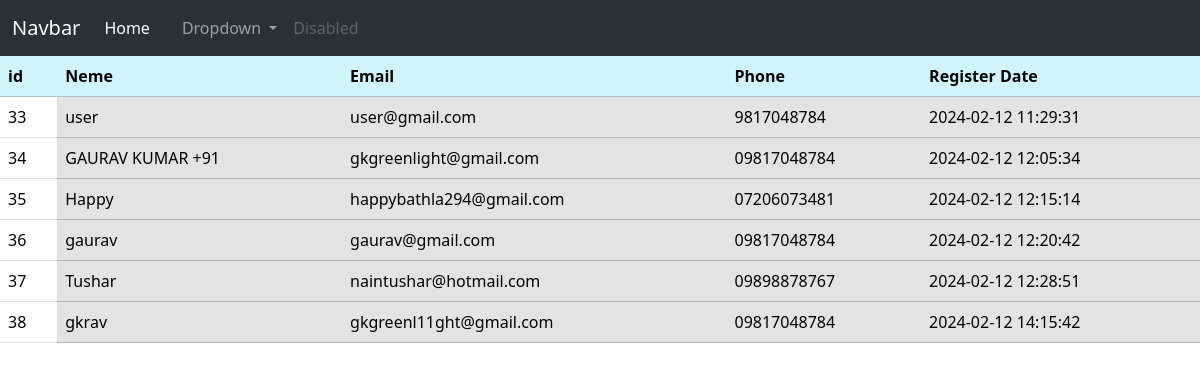
Page /task/admin/users.php (signed in) on the committed database.
### tables this page shows
CREATE TABLE `user` (
  `id` int NOT NULL,
  `name` varchar(150) NOT NULL,
  `email` varchar(255) NOT NULL,
  `phone` varchar(155) NOT NULL,
  `password` varchar(255) NOT NULL,
  `register_time` timestamp NOT NULL DEFAULT CURRENT_TIMESTAMP
);

### task/models/config.php (called while the page is built, shortened)
<?php
class config{
public $db="mysql:host=localhost;dbname=task2";
public $user="root";
public $pass="Gaurav1234";
public function __construct()
{
try{
$this->conn=new PDO($this->db,$this->user,$this->pass);
}
catch(PDOException $e){
echo "error". $e->getMessage();
}
}
}
?>

### task/models/auth.php (called while the page is built, shortened)
<?php
require_once 'config.php';
class auth extends config{
    public function user(){
        $sql="SELECT * FROM user";
        $stmt=$this->conn->prepare($sql);
        $stmt->execute();
        $result=$stmt->fetchAll(PDO::FETCH_ASSOC);
        return $result;
    }
}
?>

### task/admin/users.php (the view, shortened to what this page needs)
<?php
include '../models/auth.php';
$obj=new auth();
$user=$obj->user();
?>
<!doctype html>
<html lang="en">
<head>
    <link href="https://cdn.jsdelivr.net/npm/bootstrap@5.3.2/dist/css/bootstrap.min.css" rel="stylesheet"
>
</head>
<body>
    <nav class="navbar navbar-expand-lg bg-body-tertiary" data-bs-theme="dark">
        <div class="container-fluid">
            <a class="navbar-brand" href="#">Navbar</a>
            <div class="collapse navbar-collapse" id="navbarSupportedContent">
                <ul class="navbar-nav me-auto mb-2 mb-lg-0">
                    <li class="nav-item">
                        <a class="nav-link active" aria-current="page" href="home.php">Home</a>
                    </li>
                    <li class="nav-item">
                        <a class="nav-link" href="#"></a>
                    </li>
                    <li class="nav-item dropdown">
                        <a class="nav-link dropdown-toggle" href="#" role="button" data-bs-toggle="dropdown"
                            aria-expanded="false">
                            Dropdown
                        </a>
                    </li>
                    <li class="nav-item">
                        <a class="nav-link disabled" aria-disabled="true">Disabled</a>
                    </li>
                </ul>
            </div>
        </div>
    </nav>
    <table class="table">
        <thead>
            <tr>
                <th scope="col" class="table-info">id</th>
                <th scope="col" class="table-info">Neme</th>
                <th scope="col" class="table-info">Email</th>
                <th scope="col" class="table-info">Phone</th>
                <th scope="col" class="table-info">Register Date</th>
            </tr>
        </thead>
        <tbody><?php
        foreach($user as $row){
            $id=$row['id'];
            $name=$row['name'];
            $email=$row['email'];
            $phone=$row['phone'];
            $date=$row['register_time'];
        ?>
            <tr>
                <td scope="row"><?=$id?></td>
                <td class="table-secondary"><?=$name?></td>
                <td class="table-secondary"><?=$email?></td>
                <td class="table-secondary"><?=$phone?></td>
                <td class="table-secondary"><?=$date?></td>
            </tr>
            <?php }?>
        </tbody>
    </table>
</body>
</html>

### rows in the picture
user: id "33", name "user", email "user@gmail.com", phone "9817048784", register_time "2024-02-12 11:29:31"
user: id "34", name "GAURAV KUMAR +91", email "gkgreenlight@gmail.com", phone "09817048784", register_time "2024-02-12 12:05:34"
user: id "35", name "Happy", email "happybathla294@gmail.com", phone "07206073481", register_time "2024-02-12 12:15:14"
user: id "36", name "gaurav", email "gaurav@gmail.com", phone "09817048784", register_time "2024-02-12 12:20:42"
user: id "37", name "Tushar", email "naintushar@hotmail.com", phone "09898878767", register_time "2024-02-12 12:28:51"
user: id "38", name "gkrav", email "gkgreenl11ght@gmail.com", phone "09817048784", register_time "2024-02-12 14:15:42"
